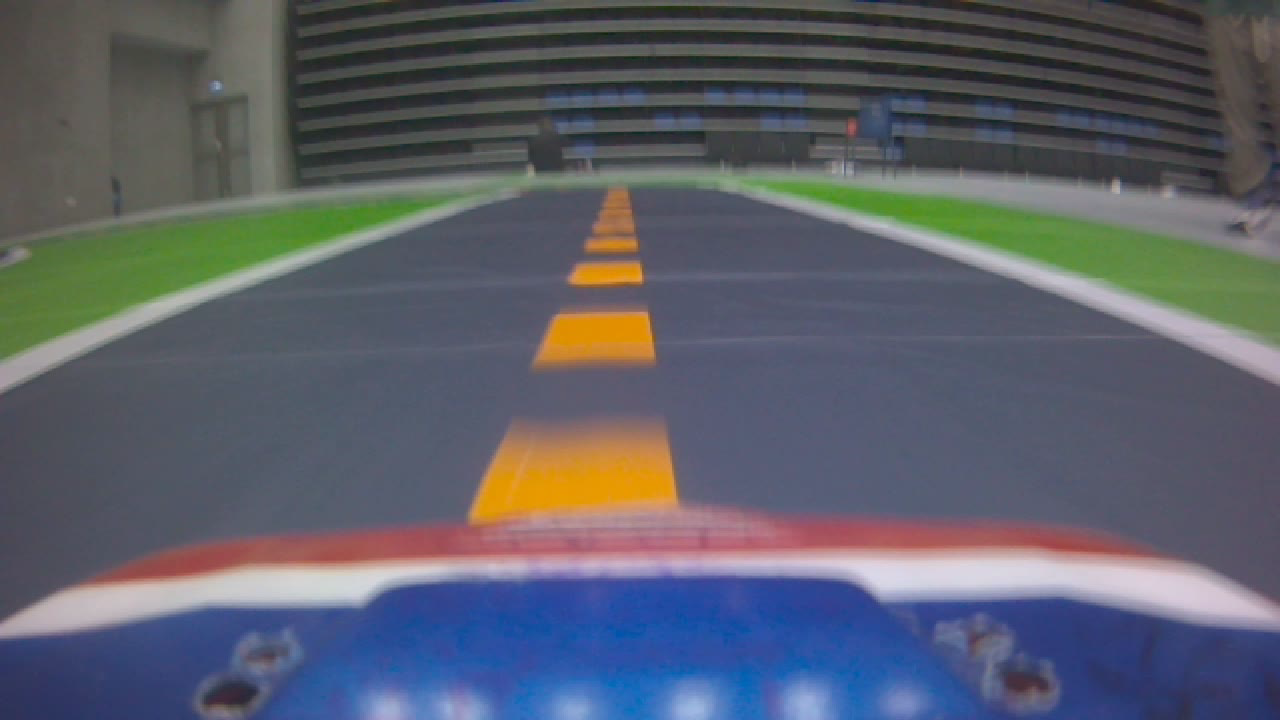
#> input picture BEV/Standard.png, 1280 x 720 px, found by its file name
$ jupyter execute --allow-errors Perspective_transform.ipynb   (shell and % lines are left out)
#> lines starting #> are read from the running program, lines starting #| are printed output that depends on the picture; after the words box and inside, x2 and y2 are one past the last pixel; in counts of white or black regions, pixels touching at a corner belong together; long printed decimals are rounded
[cell 1]
import matplotlib.pyplot as plt
import matplotlib.image as mpimg
import matplotlib.gridspec as gridspec
from PIL import Image
import cv2
import numpy as np
import pickle as pickle
import glob
import settings

### Global settings

[cell 2]
INDEX = 1
example_images = ['./test_images/test2.jpg','./test_images/Standard.png', './test_images/Curved.png', './test_images/f1_large_0948.png']
roi_points = np.array([[0, settings.ORIGINAL_SIZE[1] - 50],
                     [settings.ORIGINAL_SIZE[0], settings.ORIGINAL_SIZE[1] - 50],
                     [settings.ORIGINAL_SIZE[0]//2, settings.ORIGINAL_SIZE[1]//2+50]], np.int32)
print('roi_points: ', roi_points)
# Find the region of interest
roi = np.zeros((720, 1280), np.uint8)
for i in range(0,720):
    if i > 200:
        for j in range(0, 1280):
            roi[i][j] = 1
print('roi: ', roi.shape)
cv2.fillPoly(roi, [roi_points], 1)
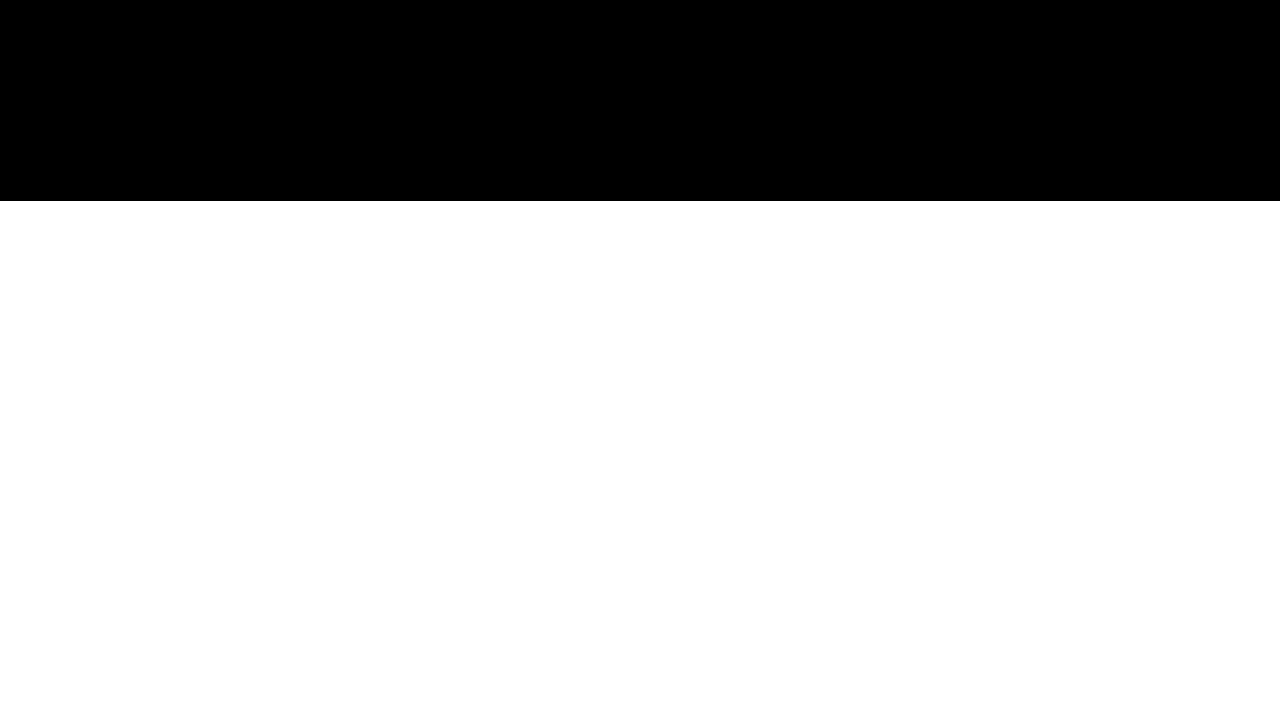
#> roi: shape (720, 1280); values 0 (black) and 1 (white), 72.1% white; 1 black region, box (x1, y1, x2, y2) and area: (0, 0, 1280, 201) 257280

#### Apply processing pipeline example
img = np.array(Image.open(example_images[INDEX]))
#> img is the input picture: shape (720, 1280, 3); mean R, G, B 91.9, 95.1, 105.7

# img = cv2.undistort(img, mtx, dist, None, mtx)
#plt.imshow(img)
# convert to hls
img_hs1 = cv2.cvtColor(img, cv2.COLOR_RGB2HLS)
#> img_hs1: shape (720, 1280, 3); mean of channels 0, 1, 2 95.9, 99.7, 48.8

# Canny on straight_1
# Use the lightness layer to detect lines
low_thresh = 100
high_thresh = 150

# Lightness thresholding (returns less points than saturation thresholding, gives better representation of lane lines)
edges_lightness = cv2.Canny(img_hs1[:,:,1], high_thresh, low_thresh)
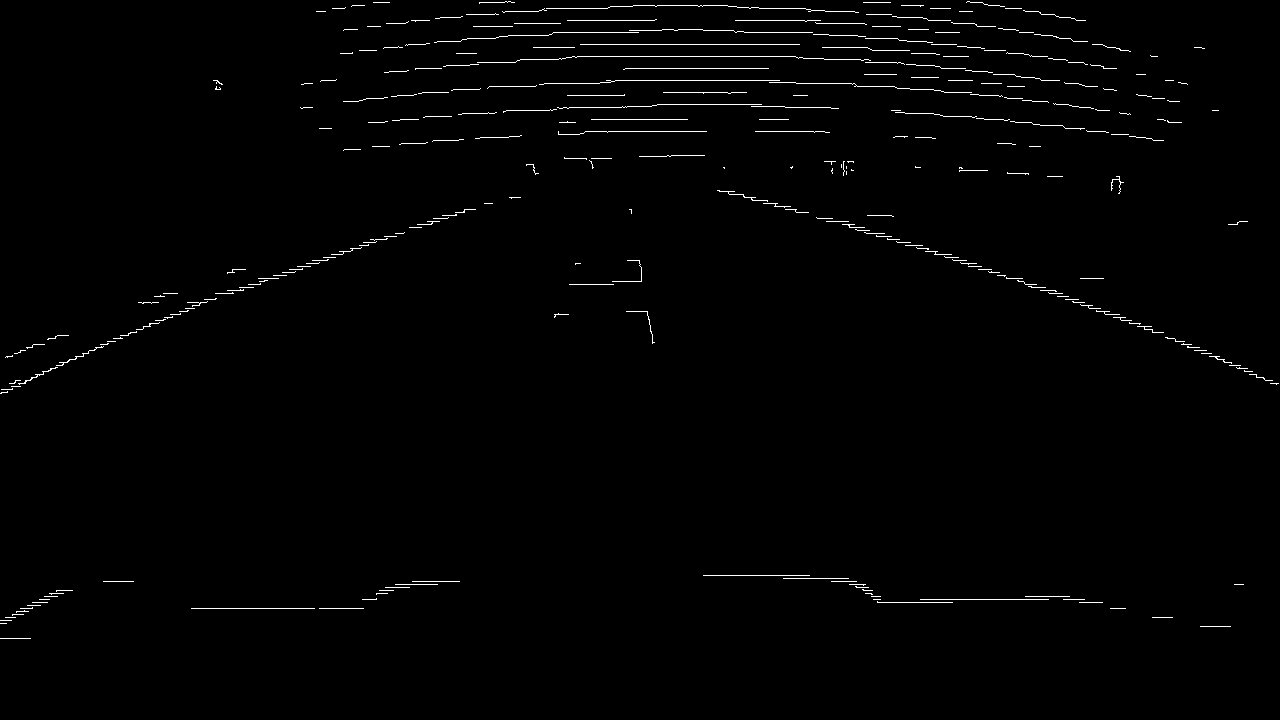
#> edges_lightness: shape (720, 1280); 1.1% white in thin lines or dots, all inside (x1, y1, x2, y2) = (0, 1, 1279, 639)
r = 1
c = 2
fig = plt.figure(figsize=(10,7))
fig.add_subplot(r, c, 1)
plt.imshow(edges_lightness)
fig.add_subplot(r, c, 2)
plt.imshow(edges_lightness*roi)
plt.show()
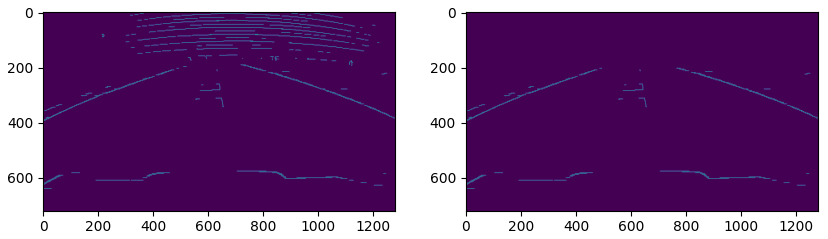
#> figure drawn by matplotlib, 2 panels

[cell 3]
#Line Detection
lines = cv2.HoughLinesP(edges_lightness*roi, 0.4, np.pi/180, 20, None, 180, 120)
#> lines = 14 rows, first 6: [873, 599, 1084, 599], [919, 245, 1199, 347], [149, 323, 455, 212], [120, 335, 467, 209], [155, 320, 444, 215], [884, 233, 1206, 350]

Lhs = np.zeros((2, 2), dtype = np.float32)
Rhs = np.zeros((2, 1), dtype = np.float32)
x_max = 0
x_min = 2555
for line in lines:
    for x1, y1, x2, y2 in line:
        # Find the norm (the distances between the two points)
        normal = np.array([[-(y2-y1)], [x2-x1]], dtype = np.float32) # question about this implementation
        normal = normal / np.linalg.norm(normal)

        pt = np.array([[x1], [y1]], dtype = np.float32)

        outer = np.matmul(normal, normal.T)

        Lhs += outer
        Rhs += np.matmul(outer, pt) #use matmul for matrix multiply and not dot product

        cv2.line(img, (x1, y1), (x2, y2), (255, 0, 0), thickness = 1)

        x_iter_max = max(x1, x2)
        x_iter_min = min(x1, x2)
        x_max = max(x_max, x_iter_max)
        x_min = min(x_min, x_iter_min)
#> this loop made 14 passes
#> line on passes 1 to 12: [[873, 599, 1084, 599]], [[919, 245, 1199, 347]], [[149, 323, 455, 212]], [[120, 335, 467, 209]], [[155, 320, 444, 215]], [[884, 233, 1206, 350]], [[769, 203, 1055, 290]], [[882, 233, 1204, 350]], [[947, 254, 1163, 332]], [[4, 389, 227, 290]], [[151, 323, 464, 209]], [[1062, 293, 1276, 384]]
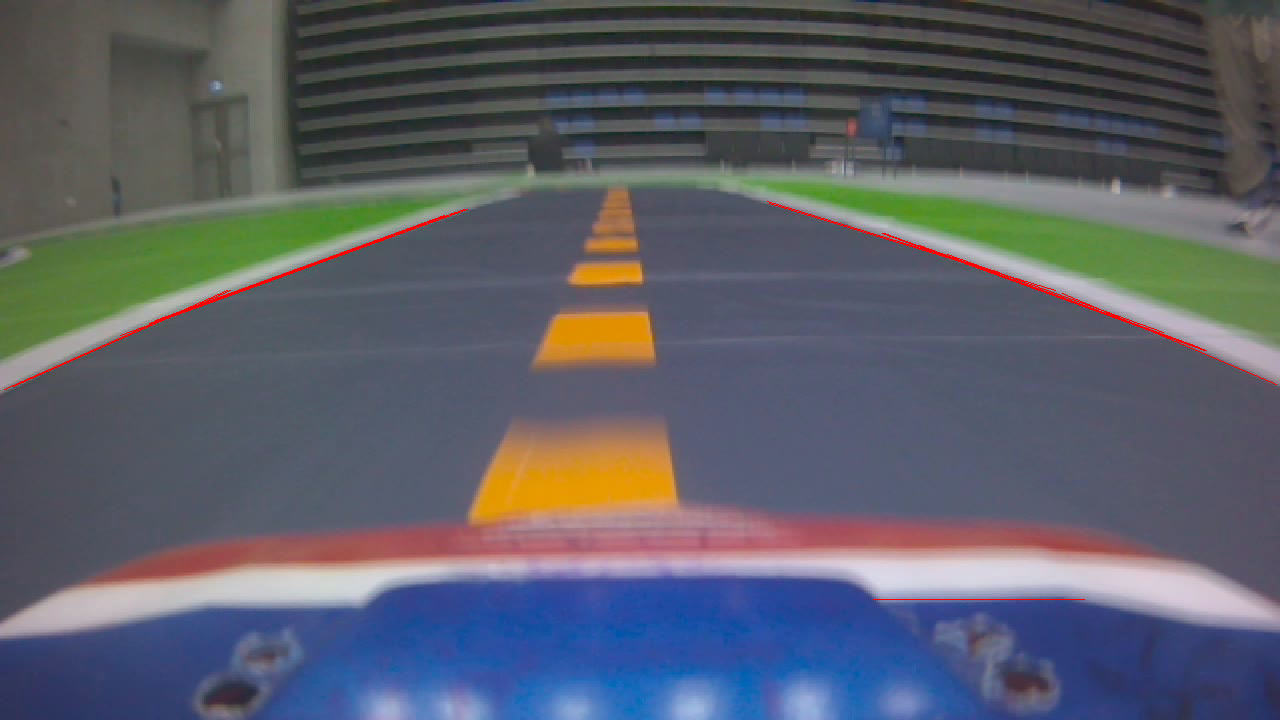
#> img: shape (720, 1280, 3); 0.34% of pixels changed, all inside (x1, y1, x2, y2) = (4, 201, 1277, 600)
#> after the loop, Lhs = [[1.58, -0.177], [-0.177, 12.42]]; Rhs = [963, 2081.2]

width = x_max - x_min
print('width : ', width)
# Calculate Vanishing Point
vp = np.matmul(np.linalg.inv(Lhs), Rhs)
#> vp = [627.6, 176.6]

print('vp is : ', vp)
#| vp is :  [[627.646]
#|  [176.551]]
plt.plot(vp[0], vp[1], 'c^')
plt.imshow(img)
plt.title('Vanishing Point visualization')
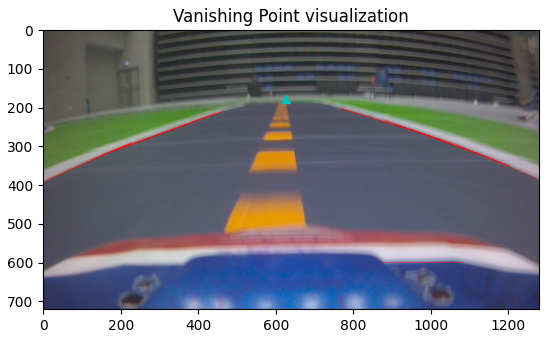
#> figure drawn by matplotlib, 1 panel

### Creating perspective transform

[cell 4]
def find_pt_inline(p1, p2, y):
    """
    Here we use point-slope formula in order to find a point that is present on the line
    that passes through our vanishing point (vp).
    input: points p1, p2, and y. They come is as tuples [x, y]
    We then use the point-slope formula: y - b = m(x - a)
    y: y-coordinate of desired point on the line
    x: x-coordinate of desired point on the line
    m: slope
    b: y-coordinate of p1
    a: x-coodrinate of p1
    x = p1x + (1/m)(y - p1y)
    """
    m_inv = (p2[0] - p1[0]) / float(p2[1] - p1[1])
    Δy = (y - p1[1])
    x = p1[0] + m_inv * Δy
    return [x, y]

top = vp[1] + 60
#> top = [236.6]
bot = settings.ORIGINAL_SIZE[1] -300

# Make a large width so that you can grab the lines on the challenge video
width = 700
center = vp[0] + 10
#> center = [637.6]
p1 = [center - width/2, top]
#> p1 = [[287.6], [236.6]]
p2 = [center + width/2, top]
#> p2 = [[987.6], [236.6]]
p3 = find_pt_inline(p2, vp, bot)
#> in find_pt_inline, `m_inv = (p2[0] - p1[0]) / float(p2[1] - p1[1])`: m_inv = [6]
#> in find_pt_inline, `Δy = (y - p1[1])`: Δy = [183.4]
#> in find_pt_inline, `x = p1[0] + m_inv * Δy`: x = [2088.3]
#> p3 = [[2088.3], 420]
p4 = find_pt_inline(p1, vp, bot)
#> p4 = [[-751.9], 420]

D = [0, 0]
dst_pts = np.float32([[0, 0], [settings.UNWARPED_SIZE[0], 0],
                       [settings.UNWARPED_SIZE[0], settings.UNWARPED_SIZE[1]],
                       [0, settings.UNWARPED_SIZE[1]]])
A = p1[0][0]
#> A = 287.6

src_pts = np.float32([[p1[0][0],p1[1][0]],
                      [p2[0][0],p2[1][0]],
                      [p3[0][0]-500,p3[1]],
                      [p4[0][0]+500,p4[1]]])
#> src_pts = [[287.6, 236.6], [987.6, 236.6], [1588.3, 420], [-251.9, 420]]
# Draw Trapezoid
# img = np.array(Image.open(example_images[INDEX]))
cv2.polylines(img, [src_pts.astype(np.int32)],True, (0,200,100), thickness=5)
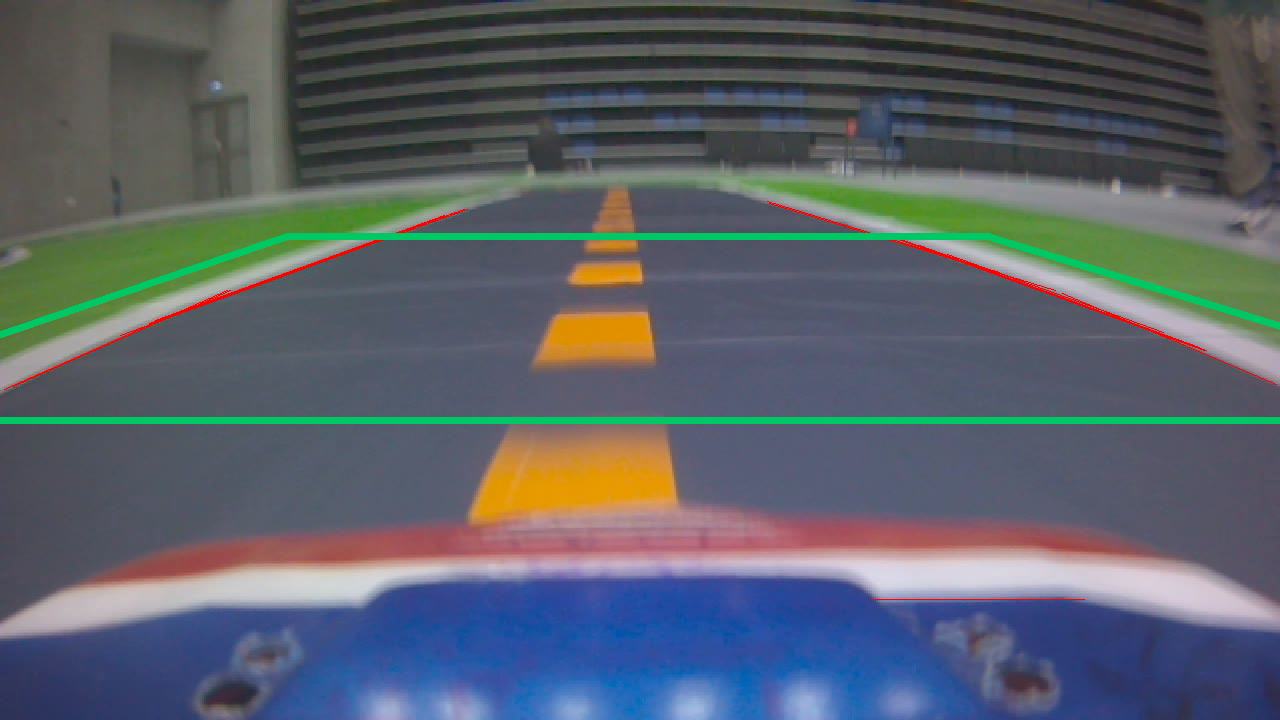
#> img: shape (720, 1280, 3); 1.97% of pixels changed, all inside (x1, y1, x2, y2) = (0, 233, 1280, 424)
plt.plot(p1[0], p1[1], 'r+')
plt.plot(p2[0], p2[1], 'c^')
plt.plot(p3[0], p3[1], 'r^')
plt.plot(p4[0], p4[1], 'g^')
plt.title('Trapezoid For Perspective Transform')
plt.imshow(img)
print('src_pts: ', src_pts)
#| src_pts:  [[ 287.646  236.551]
#|  [ 987.646  236.551]
#|  [1588.3408   420.     ]
#|  [-251.8982   420.     ]]
print('dst_pts: ', dst_pts)
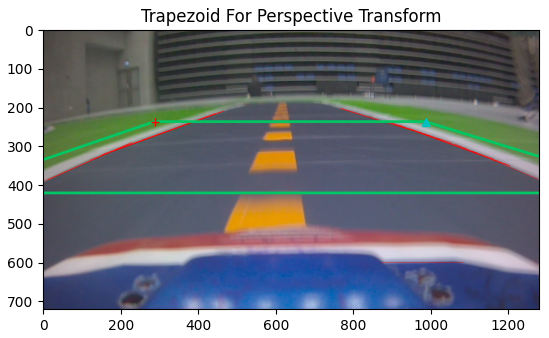
#> figure drawn by matplotlib, 1 panel

[cell 5]
# H is the homography matrix
IMG_IDX = 3
M_inv = cv2.getPerspectiveTransform(dst_pts, src_pts)
#> M_inv = [[1.17, -0.767, 287.6], [0, -0.154, 236.6], [0, -0.00124, 1]]
M = cv2.getPerspectiveTransform(src_pts, dst_pts)
#> M = [[-0.779, -2.29, 766], [-1.43e-16, -6.51, 1540.3], [-6.82e-19, -0.00807, 1]]
#> (the rest of this cell did not finish here and is left out)

### Finding distance

[cell 6]
min_width = 1200
#> min_width = 1200
#> (the rest of this cell did not finish here and is left out)

### Dump pickle data for use later

#> (a cell that did not finish here is left out)

### Perspective Transform Box Visualization

[cell 8]
top_left_src = p1 # blue tri
#> top_left_src = [[287.6], [236.6]]
top_right_src = p2 # cyan tri
#> top_right_src = [[987.6], [236.6]]
bot_right_src = p3 # green tri
#> bot_right_src = [[2088.3], 420]
bot_left_src = p4 # red tri
#> bot_left_src = [[-751.9], 420]

plt.figure(figsize=(12,14))
gs1 = gridspec.GridSpec(4, 2)
gs1.update(wspace = 0.01, hspace = 0.01)

for idx, fname in enumerate(glob.glob('test_images/tracked*.jpg')):

    # perspective transform points
    color=[2, 234, 122]
    thickness=2

    plt.plot(top_left_src[0],top_left_src[1], 'y+')
    plt.plot(top_right_src[0], top_right_src[1], 'c^')
    plt.plot(bot_left_src[0], bot_left_src[1], 'r^')
    plt.plot(bot_right_src[0], bot_right_src[1], 'g^')

    img = cv2.imread(fname)
    img = cv2.cvtColor(img, cv2.COLOR_BGR2RGB)

    # draw lines connecting the vertices
    img = cv2.line(img, (top_left_src[0], top_left_src[1]),
         (top_right_src[0], top_right_src[1]), color, thickness)

    img = cv2.line(img, (top_right_src[0], top_right_src[1]),
         (bot_right_src[0], bot_right_src[1]), color, thickness)

    img = cv2.line(img, (bot_right_src[0], bot_right_src[1]),
         (bot_left_src[0], bot_left_src[1]), color, thickness)

    img = cv2.line(img,   (bot_left_src[0], bot_left_src[1]),
         (bot_right_src[0], bot_right_src[1]), color, thickness)

    img = cv2.line(img,   (bot_left_src[0], bot_left_src[1]),
         (top_left_src[0], top_left_src[1]), color, thickness)

    ax1 = plt.subplot(gs1[idx])
    ax1.axis('off')
    plt.imshow(img)
plt.show()
